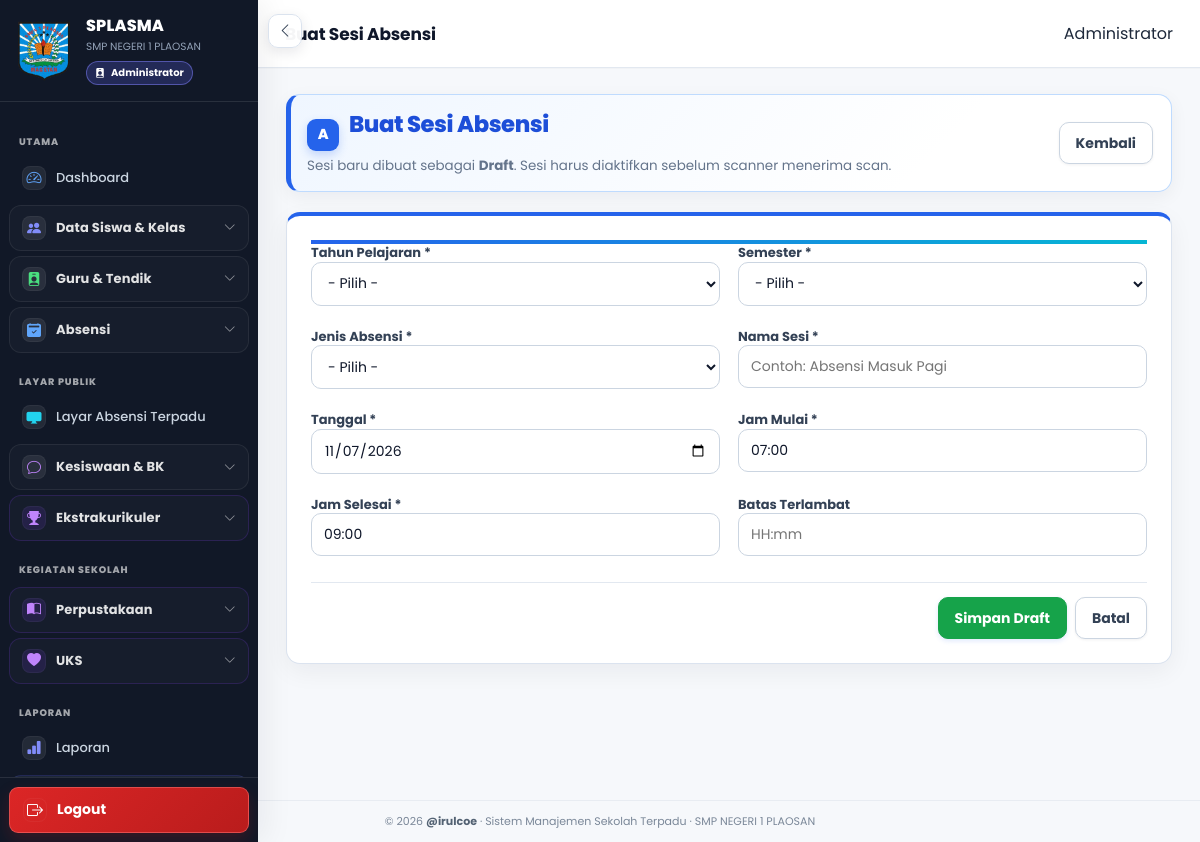
The page /absensi/tambah.php (signed in) on the database its author committed.
### tables this page shows
CREATE TABLE `profil_sekolah` (
  `id` bigint(20) UNSIGNED NOT NULL,
  `nama_sekolah` varchar(200) NOT NULL,
  `npsn` varchar(30) DEFAULT NULL,
  `nss` varchar(30) DEFAULT NULL,
  `jenjang` varchar(50) DEFAULT NULL,
  `status_sekolah` varchar(50) DEFAULT NULL,
  `alamat` text DEFAULT NULL,
  `desa` varchar(100) DEFAULT NULL,
  `kecamatan` varchar(100) DEFAULT NULL,
  `kabupaten` varchar(100) DEFAULT NULL,
  `provinsi` varchar(100) DEFAULT NULL,
  `kode_pos` varchar(10) DEFAULT NULL,
  `telepon` varchar(50) DEFAULT NULL,
  `email` varchar(150) DEFAULT NULL,
  `website` varchar(200) DEFAULT NULL,
  `logo` varchar(255) DEFAULT NULL,
  `foto` varchar(255) DEFAULT NULL,
  `nama_kepala` varchar(200) DEFAULT NULL,
  `nip_kepala` varchar(50) DEFAULT NULL,
  `created_at` timestamp NULL DEFAULT current_timestamp(),
  `updated_at` timestamp NULL DEFAULT current_timestamp() ON UPDATE current_timestamp()
);

### absensi/tambah.php (the view, shortened to what the rows shown need)
<?php
declare(strict_types=1); require_once __DIR__.'/_helper.php';
$page_title='Buat Sesi Absensi';require_once __DIR__.'/../layouts/header.php';require_once __DIR__.'/../layouts/sidebar.php';
?><main class="main"><section class="content attendance-detail-module"><div class="page-header"><div><h1>Buat Sesi Absensi</h1></div></div></section></main><?php require_once __DIR__.'/../layouts/footer.php';?>

### layouts/sidebar.php (shortened to what the rows shown need)
<?php $sidebar_role_class = 'sidebar-role-' . preg_replace('/[^a-z0-9_-]/i', '', (string)user_role()); ?>
<aside id="globalSidebar" class="sidebar <?= e($sidebar_role_class) ?>" aria-label="Navigasi utama">
    <div class="sidebar-brand">
        <?php if (!empty($school_profile['logo'])): ?>
            <img src="<?= e(school_logo_url($pdo)) ?>" alt="Logo Sekolah" class="sidebar-logo">
        <?php endif; ?>
        <div class="sidebar-brand-info">
            <div class="sidebar-brand-title">SPLASMA</div>
            <small><?= e($school_profile['nama_sekolah']) ?></small>
            <div class="sidebar-role-badge">
                <i class="bi bi-person-badge-fill" aria-hidden="true"></i>
                <span><?= e(sidebar_role_label()) ?></span>
            </div>
        </div>
    </div>
</aside>

### rows shown on the page
profil_sekolah: logo (picture), nama_sekolah "SMP NEGERI 1 PLAOSAN"

### other values the page prints
sidebar_role_label() "Administrator"
$label "Dashboard Layar Absensi Terpadu Laporan"
$label "Data Siswa & Kelas Guru & Tendik Absensi Kesiswaan & BK Ekstrakurikuler Perpustakaan UKS"
user_name() "Administrator"
APP_NAME "Sistem Manajemen Sekolah Terpadu"
NAMA_SEKOLAH "SMP NEGERI 1 PLAOSAN"
